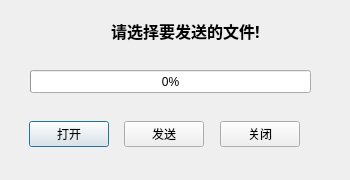
<?xml version="1.0" encoding="UTF-8"?>
<ui version="4.0">
 <class>TcpServer</class>
 <widget class="QDialog" name="TcpServer">
  <property name="geometry">
   <rect>
    <x>0</x>
    <y>0</y>
    <width>350</width>
    <height>180</height>
   </rect>
  </property>
  <property name="windowTitle">
   <string>发送端</string>
  </property>
  <widget class="QLabel" name="serverStatusLabel">
   <property name="geometry">
    <rect>
     <x>60</x>
     <y>20</y>
     <width>251</width>
     <height>21</height>
    </rect>
   </property>
   <property name="font">
    <font>
     <family>Adobe Arabic</family>
     <pointsize>12</pointsize>
     <weight>75</weight>
     <bold>true</bold>
    </font>
   </property>
   <property name="text">
    <string>请选择要发送的文件!</string>
   </property>
   <property name="alignment">
    <set>Qt::AlignCenter</set>
   </property>
  </widget>
  <widget class="QProgressBar" name="progressBar">
   <property name="geometry">
    <rect>
     <x>30</x>
     <y>70</y>
     <width>281</width>
     <height>23</height>
    </rect>
   </property>
   <property name="value">
    <number>0</number>
   </property>
  </widget>
  <widget class="QWidget" name="horizontalLayoutWidget">
   <property name="geometry">
    <rect>
     <x>29</x>
     <y>109</y>
     <width>271</width>
     <height>51</height>
    </rect>
   </property>
   <layout class="QHBoxLayout" name="horizontalLayout">
    <item>
     <widget class="QPushButton" name="serverOpenBtn">
      <property name="text">
       <string>打开</string>
      </property>
     </widget>
    </item>
    <item>
     <spacer name="horizontalSpacer">
      <property name="orientation">
       <enum>Qt::Horizontal</enum>
      </property>
      <property name="sizeHint" stdset="0">
       <size>
        <width>40</width>
        <height>20</height>
       </size>
      </property>
     </spacer>
    </item>
    <item>
     <widget class="QPushButton" name="serverSendBtn">
      <property name="text">
       <string>发送</string>
      </property>
     </widget>
    </item>
    <item>
     <spacer name="horizontalSpacer_2">
      <property name="orientation">
       <enum>Qt::Horizontal</enum>
      </property>
      <property name="sizeHint" stdset="0">
       <size>
        <width>40</width>
        <height>20</height>
       </size>
      </property>
     </spacer>
    </item>
    <item>
     <widget class="QPushButton" name="serverCloseBtn">
      <property name="text">
       <string>关闭</string>
      </property>
     </widget>
    </item>
   </layout>
  </widget>
 </widget>
 <resources/>
 <connections/>
</ui>
